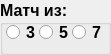
     <widget class="QGroupBox" name="groupBox_kolvo_vstrech">
      <property name="geometry">
       <rect>
        <x>10</x>
        <y>379</y>
        <width>111</width>
        <height>55</height>
       </rect>
      </property>
      <property name="font">
       <font>
        <pointsize>12</pointsize>
        <weight>75</weight>
        <bold>true</bold>
       </font>
      </property>
      <property name="title">
       <string>Матч из:</string>
      </property>
      <property name="flat">
       <bool>false</bool>
      </property>
      <property name="checkable">
       <bool>false</bool>
      </property>
      <widget class="QRadioButton" name="radioButton_match_3">
       <property name="geometry">
        <rect>
         <x>6</x>
         <y>22</y>
         <width>34</width>
         <height>20</height>
        </rect>
       </property>
       <property name="text">
        <string>3</string>
       </property>
      </widget>
      <widget class="QRadioButton" name="radioButton_match_5">
       <property name="geometry">
        <rect>
         <x>39</x>
         <y>22</y>
         <width>34</width>
         <height>20</height>
        </rect>
       </property>
       <property name="text">
        <string>5</string>
       </property>
      </widget>
      <widget class="QRadioButton" name="radioButton_match_7">
       <property name="geometry">
        <rect>
         <x>72</x>
         <y>22</y>
         <width>33</width>
         <height>20</height>
        </rect>
       </property>
       <property name="text">
        <string>7</string>
       </property>
      </widget>
     </widget>
